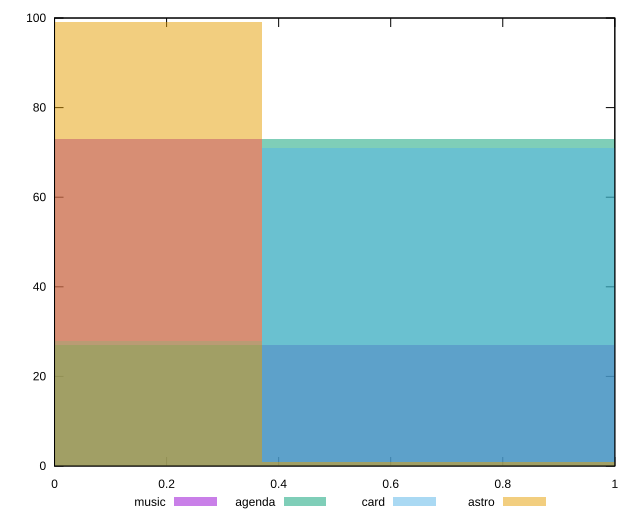

Write gnuplot code to recreate this figure.
reset

$music <<EOF
0 73
0.7394503925805319 27
EOF

$agenda <<EOF
0 27
0.7394503925805319 73
EOF

$card <<EOF
0 28
0.7394503925805319 71
EOF

$astro <<EOF
0 99
0.7394503925805319 1
EOF

set key outside below
set boxwidth 0.7394503925805319
set xrange [0:1]
set yrange [0:100]
set trange [0:100]
set style fill transparent solid 0.5 noborder
set terminal svg size 640, 520 enhanced background rgb 'white'
set output "reports/report_00027_2021-02-24T12-40-31.850Z/total-blocking-time/comparison/histogram/all_score.svg"

plot $music title "music" with boxes, \
     $agenda title "agenda" with boxes, \
     $card title "card" with boxes, \
     $astro title "astro" with boxes

reset
